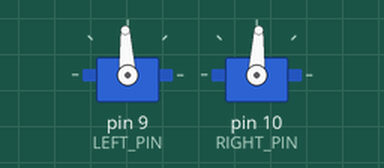
Simulated run of this sketch. Board: Arduino Uno, built with avr-gcc and run on an emulated ATmega328P. Parts: 2 × servo.

Above: at 1.05 s.
At 1.35 s:
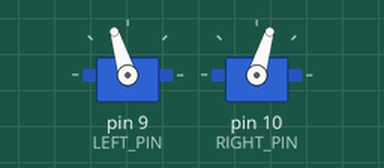
At 1.75 s:
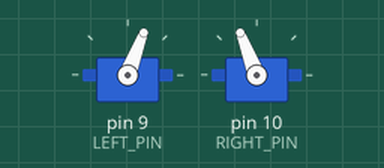
At 1.95 s:
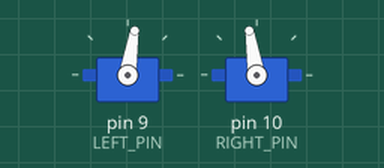
Timing chart, 0 to 4.0 s (numbered marks = the images above):
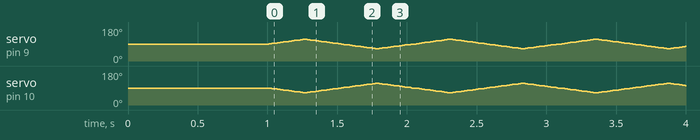

The sketch:

initial_testcode.ino
```cpp
// This file contains the test code that was used for arduino uno and sg90 servos to measure their torque and latency, motive was to check if they can be used as
// the main servos for the wings, check the code at initial_tewstcoe.ino.
// Tho, this is just a test code and not the main code for the butterfly.
// if you are building your own petal, you dont need to use this, these tests are not important, this is only for the nerds

#include <Servo.h>


Servo leftWing;
Servo rightWing;

const int LEFT_PIN = 9;
const int RIGHT_PIN = 10;

const int CENTER = 90;
const int FLAP = 25;

void setup()
{
  leftWing.attach(LEFT_PIN);
  rightWing.attach(RIGHT_PIN);

  // Start both servos at the middle
  leftWing.write(CENTER);
  rightWing.write(CENTER);

  delay(1000);
}

void loop()
{
  // Move wings upward
  for (int i = 0; i <= FLAP; i++)
  {
    leftWing.write(CENTER + i);
    rightWing.write(CENTER - i);

    delay(10);
  }

  // Move wings downward
  for (int i = FLAP; i >= -FLAP; i--)
  {
    leftWing.write(CENTER + i);
    rightWing.write(CENTER - i);

    delay(10);
  }

  // Return to the center
  for (int i = -FLAP; i <= 0; i++)
  {
    leftWing.write(CENTER + i);
    rightWing.write(CENTER - i);

    delay(10);
  }
}
```

logicwork.ino
```cpp
/*
so basically thats a servo for the left part or the left servo

#pin numbers:
const int LEFT_SERVO_PIN = 9;
const int RIGHT_SERVO_PIN = 10;

basically defining the pin number of each of the created objects

int - integer
so,
int LEFT_SERVO_PIN = 9;
but what is a const

const is basically defining the object as a constant
so, if
const int LEFT_SERVO_PIN = 9;
than it means - do not change it later.
basically we are telling the arduino that this will not change later.

center position :

const int LEFT_CENTER = 90;
const int LEFT_CENTER = 90;

we are telling the arduino that when the servo is at 90 degrees, consider that the center.

typically, 0d-left - 90d-center - 180d-right

we can go with something like this as well - 55 - 90 - 125

#flapping angle

honestly, the most important variable for our experiment.

cost int FLAP_ANGLE = 35;

basically, move the servo upto 35 degrees away from its center position
hence it goes from 90 to left 55 to back to 90 to 125 to right.


#flap period

const int FLAP_PERIOD = 800;

not actually doing anything. it was intended to represent the time associated with one complete flap cycle.
but not for the test subject.

#update delay

after giving the servo a new position, wait 10millisec before giving it the next position

#setup()

void setup()
{

arduino runs this once when it starts

bascially -

arduino turns on - setup() - initialization - loop() - loop() - loop().....

basically, before you start doing the actuall job, get everything ready.

# connecting the servo to the pin, using attach command

inside setup :
leftwing.attach(left_servo_pin);

so it means;

leftwing.attach(9)

it is - the left servos control signal is connected to arduino pin 9

attaching the left_servo_wing variable to the other object that is leftwing

#put both wings at center, using write command

leftwing.write(LEFT_CENTER)
which basically is leftwing.write(90)

also delay is the same,

delay(1000);
where it is in miliseconds

LOOPs

void loop()

basic - everything inside it repeats forever.

for (int angle =0; angle= flap agnle; angle++ )

basically,
for loop is - repeat something while counting

for(start;condition;change)

for(
    int angle = 0;
    angle <= FLAP_ANGLE;
    anglee++

)


angle++ is as same as angle=angle+1
basically add 1
it maks the servo gradually moves from 90 to 125

we used for the right servo - rightwing.write(right_center - angle)

so,
angle = 0
90-0 = 90
angle = 1
90-1=89
and so on....

we want the servos to move in opposite directions, thats why one is decreasing and the other is increasing


the final for loop;
for (int angle = -FLAP_ANGLE; angle ,<= 0; angle++)

this basically is the movement of the wing back to its initial setup

and then the loop starts again.

lets understand the program in human language:

- arduino, please learn how to control servos
- i have two servos, call one leftwing and the other one rightwing.
- the left servo is connected to pin 9
- the right servo is connected to pin 10
- their center position in 90
- i want them to move 35 degress away from the center
- when you start, put both servo at 90 degrees and wait one sec
- then repeatedly;
- move the left servo gradually from 90 towards 125
- at the same time, move the right servo from 90 to towards 55
- then move both servos through the center toward the opposite extreme
- then bring them back toawrd the center.
- and then repeat forever


important part -
#include - bring in a library
servo.h -  a library
servo - servo control object/type
int -  integer
const - constant, value shouldn't change
"=" - assign a value
void setup() - runs once
void loop() - runs forever
.attach() - connect servo to the pin
.writer() -  command servo position
delay() -  wait
for - repeat something while counting
++ - add 1
-- - subtract 1
+ - addition
- - substraction
{} - defines a block of code
// -  comment

*/
```
